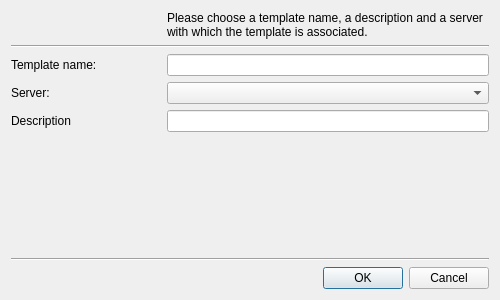
<?xml version="1.0" encoding="UTF-8"?>
<ui version="4.0">
 <class>AddTemplateDialog</class>
 <widget class="QDialog" name="AddTemplateDialog">
  <property name="geometry">
   <rect>
    <x>0</x>
    <y>0</y>
    <width>500</width>
    <height>300</height>
   </rect>
  </property>
  <property name="windowTitle">
   <string>Dialog</string>
  </property>
  <layout class="QGridLayout" name="gridLayout">
   <item row="5" column="2" colspan="3">
    <widget class="QLineEdit" name="lineEditDescription"/>
   </item>
   <item row="8" column="3">
    <widget class="QPushButton" name="pushButtonOk">
     <property name="sizePolicy">
      <sizepolicy hsizetype="Fixed" vsizetype="Fixed">
       <horstretch>0</horstretch>
       <verstretch>0</verstretch>
      </sizepolicy>
     </property>
     <property name="text">
      <string>OK</string>
     </property>
    </widget>
   </item>
   <item row="8" column="4">
    <widget class="QPushButton" name="pushButtonCancel">
     <property name="sizePolicy">
      <sizepolicy hsizetype="Fixed" vsizetype="Fixed">
       <horstretch>0</horstretch>
       <verstretch>0</verstretch>
      </sizepolicy>
     </property>
     <property name="text">
      <string>Cancel</string>
     </property>
    </widget>
   </item>
   <item row="2" column="2" colspan="3">
    <widget class="QLineEdit" name="lineEditTemplateName"/>
   </item>
   <item row="0" column="2" colspan="3">
    <widget class="QLabel" name="labelMain">
     <property name="text">
      <string>Please choose a template name, a description and a server with which the template is associated.</string>
     </property>
     <property name="wordWrap">
      <bool>true</bool>
     </property>
    </widget>
   </item>
   <item row="6" column="1" colspan="4">
    <spacer name="verticalSpacer">
     <property name="orientation">
      <enum>Qt::Vertical</enum>
     </property>
     <property name="sizeHint" stdset="0">
      <size>
       <width>20</width>
       <height>40</height>
      </size>
     </property>
    </spacer>
   </item>
   <item row="1" column="1" colspan="4">
    <widget class="Line" name="line">
     <property name="orientation">
      <enum>Qt::Horizontal</enum>
     </property>
    </widget>
   </item>
   <item row="7" column="1" colspan="4">
    <widget class="Line" name="line_2">
     <property name="orientation">
      <enum>Qt::Horizontal</enum>
     </property>
    </widget>
   </item>
   <item row="0" column="1">
    <widget class="QLabel" name="labelMainIcon">
     <property name="text">
      <string/>
     </property>
    </widget>
   </item>
   <item row="2" column="1">
    <widget class="QLabel" name="labelTemplateName">
     <property name="text">
      <string>Template name:</string>
     </property>
    </widget>
   </item>
   <item row="4" column="1">
    <widget class="QLabel" name="labelServer">
     <property name="text">
      <string>Server:</string>
     </property>
    </widget>
   </item>
   <item row="5" column="1">
    <widget class="QLabel" name="labelDescription">
     <property name="text">
      <string>Description</string>
     </property>
    </widget>
   </item>
   <item row="4" column="2" colspan="3">
    <widget class="QComboBox" name="comboBoxServer"/>
   </item>
   <item row="8" column="1" colspan="2">
    <spacer name="horizontalSpacer">
     <property name="orientation">
      <enum>Qt::Horizontal</enum>
     </property>
     <property name="sizeHint" stdset="0">
      <size>
       <width>40</width>
       <height>20</height>
      </size>
     </property>
    </spacer>
   </item>
  </layout>
 </widget>
 <tabstops>
  <tabstop>lineEditTemplateName</tabstop>
  <tabstop>comboBoxServer</tabstop>
  <tabstop>lineEditDescription</tabstop>
  <tabstop>pushButtonOk</tabstop>
  <tabstop>pushButtonCancel</tabstop>
 </tabstops>
 <resources/>
 <connections>
  <connection>
   <sender>pushButtonCancel</sender>
   <signal>clicked()</signal>
   <receiver>AddTemplateDialog</receiver>
   <slot>reject()</slot>
   <hints>
    <hint type="sourcelabel">
     <x>453</x>
     <y>279</y>
    </hint>
    <hint type="destinationlabel">
     <x>249</x>
     <y>149</y>
    </hint>
   </hints>
  </connection>
  <connection>
   <sender>pushButtonOk</sender>
   <signal>clicked()</signal>
   <receiver>AddTemplateDialog</receiver>
   <slot>accept()</slot>
   <hints>
    <hint type="sourcelabel">
     <x>372</x>
     <y>279</y>
    </hint>
    <hint type="destinationlabel">
     <x>249</x>
     <y>149</y>
    </hint>
   </hints>
  </connection>
 </connections>
</ui>
